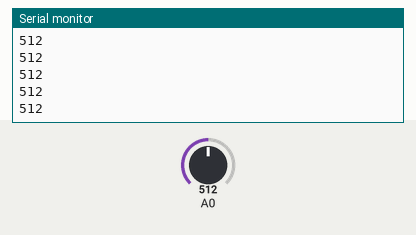
Simulated run of this sketch. Board: Arduino Uno, built with avr-gcc and run on an emulated ATmega328P. On the bench: the last lines printed to the serial monitor. Inputs (shaded band) come from the test bench; at power-on: A0 = 512.

Above: at 1.2 s.
1.3 s: A0 set to 716
At 1.66 s:
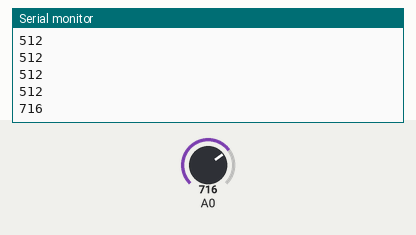
2.8 s: A0 set to 900
At 2.86 s:
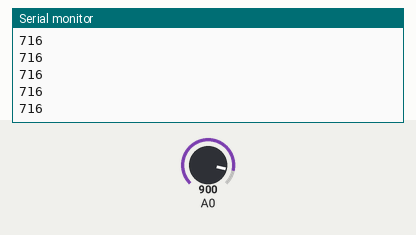
Timing chart, 0 to 5.8 s (numbered marks = the images above; inputs shaded):
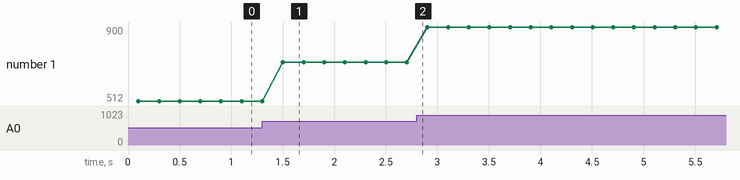

Measured:
- after the input at 1.3 s, the serial monitor: prints a new line after 0.20 s (image 1)
- plotted number 1: 512 → 716 after the input at 1.3 s, 716 → 900 after the input at 2.8 s

The sketch:

arduthingspeak.ino
```cpp
int a;
void setup() {
  Serial.begin(1200);

}

void loop() {
a=analogRead(0);
delay(100);
Serial.println(a);
delay(100);
}
```
